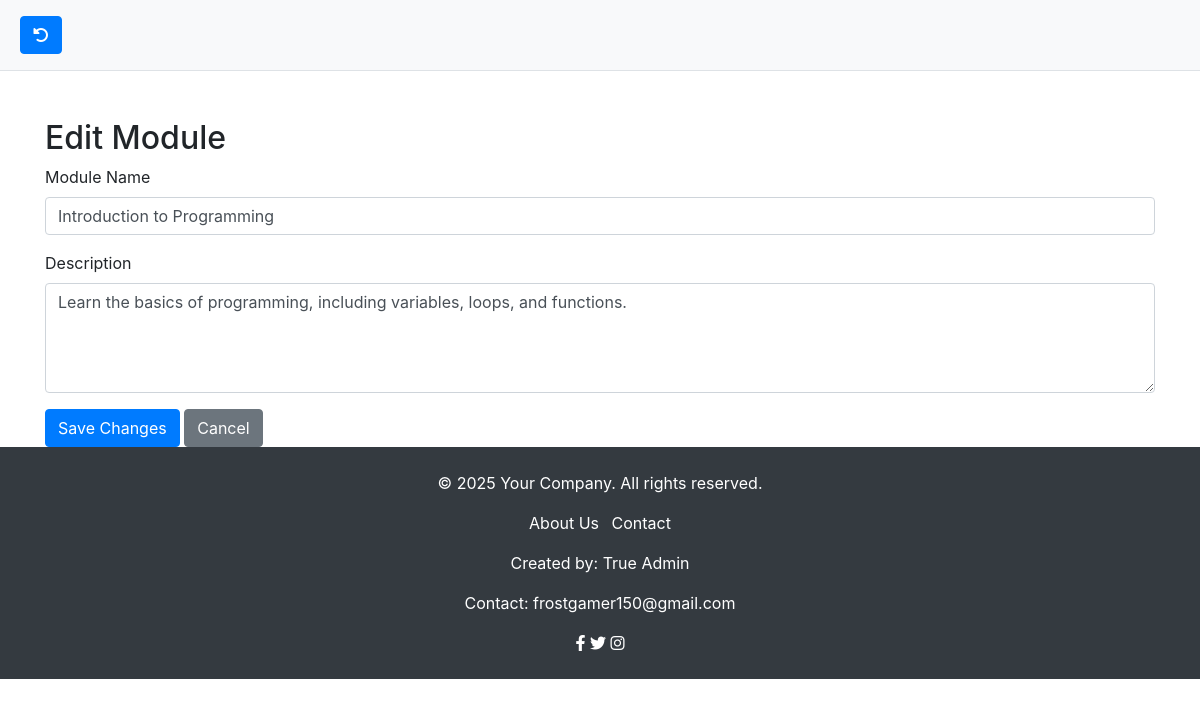
Page /includes/edit_module.php?id=1 (signed in) on the committed database.
### tables this page shows
CREATE TABLE `modules` (
  `id` int(11) NOT NULL,
  `module_name` varchar(255) NOT NULL,
  `description` text DEFAULT NULL,
  `created_at` timestamp NOT NULL DEFAULT current_timestamp(),
  `updated_at` timestamp NOT NULL DEFAULT current_timestamp() ON UPDATE current_timestamp()
);

### includes/edit_module.php (called while the page is built, shortened)
<?php include '../templates/header.php'; ?>
<?php
require 'db_connection.php';
if (isset($_GET['id'])) {
    $id = intval($_GET['id']);
    $stmt = $pdo->prepare("SELECT * FROM modules WHERE id = ?");
    $stmt->execute([$id]);
    $module = $stmt->fetch();
} else {
    echo "Invalid request.";
    exit;
}
$formTitle = "Edit Module";
$submitButtonText = "Save Changes";
include '../templates/module.html.php';
?>
<?php include '../templates/footer.php'; ?>

### templates/module.html.php (the view, shortened to what this page needs)
<!DOCTYPE html>
<html lang="en">
<head>
    <link href="https://stackpath.bootstrapcdn.com/bootstrap/4.5.2/css/bootstrap.min.css" rel="stylesheet">
</head>
<body>
<div class="container mt-5">
    <h2><?php echo htmlspecialchars($formTitle); ?></h2>
    <form method="post" action="">
        <div class="mb-3">
            <label for="module_name" class="form-label">Module Name</label>
            <input
                type="text"
                id="module_name"
                name="module_name"
                class="form-control"
                value="<?php echo htmlspecialchars($module['module_name'] ?? ''); ?>"
                required
            >
        </div>
        <div class="mb-3">
            <label for="description" class="form-label">Description</label>
            <textarea
                id="description"
                name="description"
                class="form-control"
                rows="4"
                required
            ><?php echo htmlspecialchars($module['description'] ?? ''); ?></textarea>
        </div>
        <button type="submit" class="btn btn-primary"><?php echo htmlspecialchars($submitButtonText); ?></button>
        <a href="admin.php?view=modules" class="btn btn-secondary">Cancel</a>
    </form>
</div>
</body>
</html>

### templates/header_style.css (style rules this page uses)
* { margin: 0; padding: 0; box-sizing: border-box; }
.btn { display: inline-block; padding: 10px 15px; text-decoration: none; color: #fff; background-color: #007bff; border-radius: 25px; font-weight: bold; }

### rows in the picture
modules: module_name "Introduction to Programming", description "Learn the basics of programming, including variables, loops, and functions."

### other values in the picture
$formTitle "Edit Module"
$submitButtonText "Save Changes"
